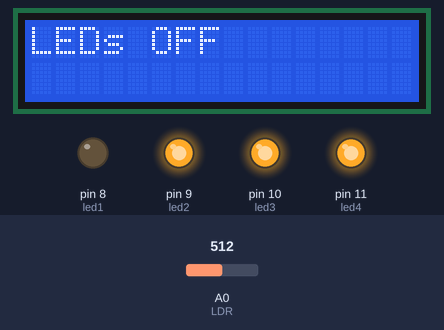
A sketch run on a simulated Arduino Uno, built with avr-gcc and run on an emulated ATmega328P. Shown: 16×2 character LCD, output pins drawn as LEDs (lit = HIGH). The test bench sets the inputs (shaded band); at power-on: A0 (LDR) = 512. What the sketch prints to the serial monitor is not drawn.

Above: at 1.2 s.
1.3 s: A0 (LDR) set to 240
At 2.3 s:
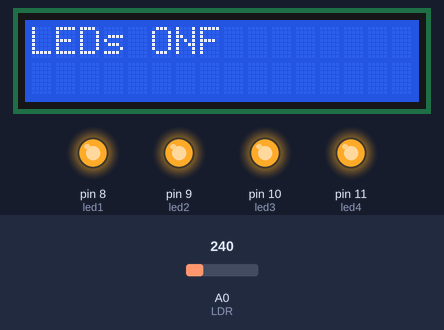
3.3 s: A0 (LDR) set to 260
At 4.1 s:
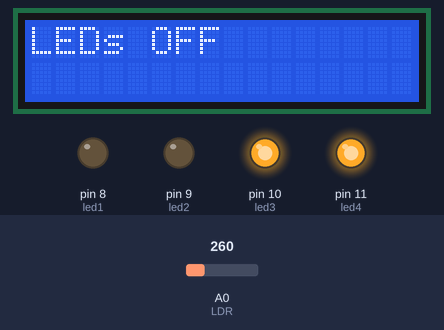
5.3 s: A0 (LDR) set to 140
At 6.8 s:
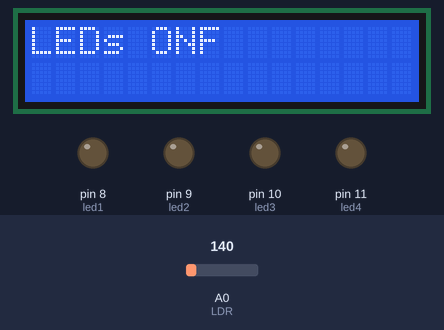
7.1 s: A0 (LDR) set to 160
At 8.7 s:
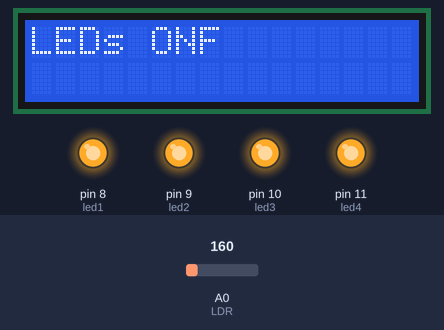
9.0 s: A0 (LDR) set to 122
At 10.6 s:
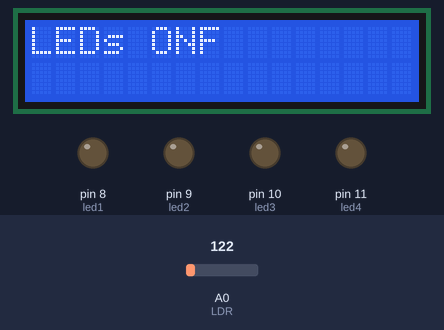
Timing chart, 0 to 12.0 s (numbered marks = the images above; inputs shaded):
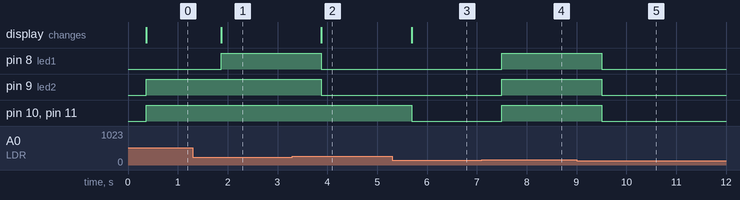

Measured:
- the behaviour switches between 150 and 151 on A0 (LDR) (found by bisection; images 3 and 4)
- after the input at 1.3 s, pin 8 (led1): LOW → HIGH after 0.57 s; the display: changes after 0.57 s (image 1)
- after the input at 3.3 s, pin 8 (led1), pin 9 (led2): HIGH → LOW after 0.58 s; the display: changes after 0.58 s (image 2)
- after the input at 5.3 s, pin 10 (led3), pin 11 (led4): HIGH → LOW after 0.39 s; the display: changes after 0.39 s (image 3)
- after the input at 7.1 s, pin 8 (led1), pin 9 (led2), pin 10 (led3), pin 11 (led4): LOW → HIGH after 0.40 s
- after the input at 9.0 s, pin 8 (led1), pin 9 (led2), pin 10 (led3), pin 11 (led4): HIGH → LOW after 0.51 s

The sketch:

lcdlight.ino
```cpp
#include <LiquidCrystal.h>
const int RS = 2, EN = 3, D4 = 4, D5 = 5, D6 = 6, D7=7;
LiquidCrystal lcd(RS, EN, D4, D5, D6, D7);
const int LDR = A0;
int ldrvalue = 0;
int led1 = 8;
int led2 = 9;
int led3 = 10;
int led4 = 11;
void setup() {
  Serial.begin(9600);
  pinMode(LDR,INPUT);
  pinMode(led1,OUTPUT);
  pinMode(led2, OUTPUT);
  pinMode(led3, OUTPUT);
  pinMode(led4, OUTPUT);
  lcd.begin(16,2);
}

void loop() {
  int ldrReadings = analogRead(LDR);
  ldrvalue = analogRead(LDR);
  Serial.print("LDR values: ");
  Serial.println(ldrvalue);
  delay(300);

  if (ldrReadings <= 250) {
    lcd.setCursor(0,0);
    lcd.print("LEDs ON");
    digitalWrite(led1,HIGH);
    digitalWrite(led2,HIGH);
    digitalWrite(led3,HIGH);
    digitalWrite(led4,HIGH);
  }
  else {
    lcd.setCursor(0,0);
    lcd.print("LEDs OFF");
    digitalWrite(led1,LOW);
    digitalWrite(led2,LOW);
    digitalWrite(led3,LOW);
    digitalWrite(led4,LOW);
  }

  if ((ldrvalue>150) && (ldrvalue<250))
  {
    digitalWrite(led1,HIGH);
    digitalWrite(led2,HIGH);
    delay(100);
  }
  else if ((ldrvalue>250) && (ldrvalue<400))
  {
    digitalWrite(led1,LOW);
    digitalWrite(led2,LOW);
    digitalWrite(led3,HIGH);
    digitalWrite(led4,HIGH);
  }
  else if ((ldrvalue>400) && (ldrvalue<700))
  {
    digitalWrite(led1,LOW);
    digitalWrite(led2,HIGH);
    digitalWrite(led3,HIGH);
    digitalWrite(led4,HIGH);
  }
  else if ((ldrvalue>700) && (ldrvalue<1023))
  {
    digitalWrite(led1,HIGH);
    digitalWrite(led2,HIGH);
    digitalWrite(led3,HIGH);
    digitalWrite(led4,HIGH);
  }
  else
  {
    digitalWrite(led1,LOW);
    digitalWrite(led2,LOW);
    digitalWrite(led3,LOW);
    digitalWrite(led4,LOW);
  }
}
```
